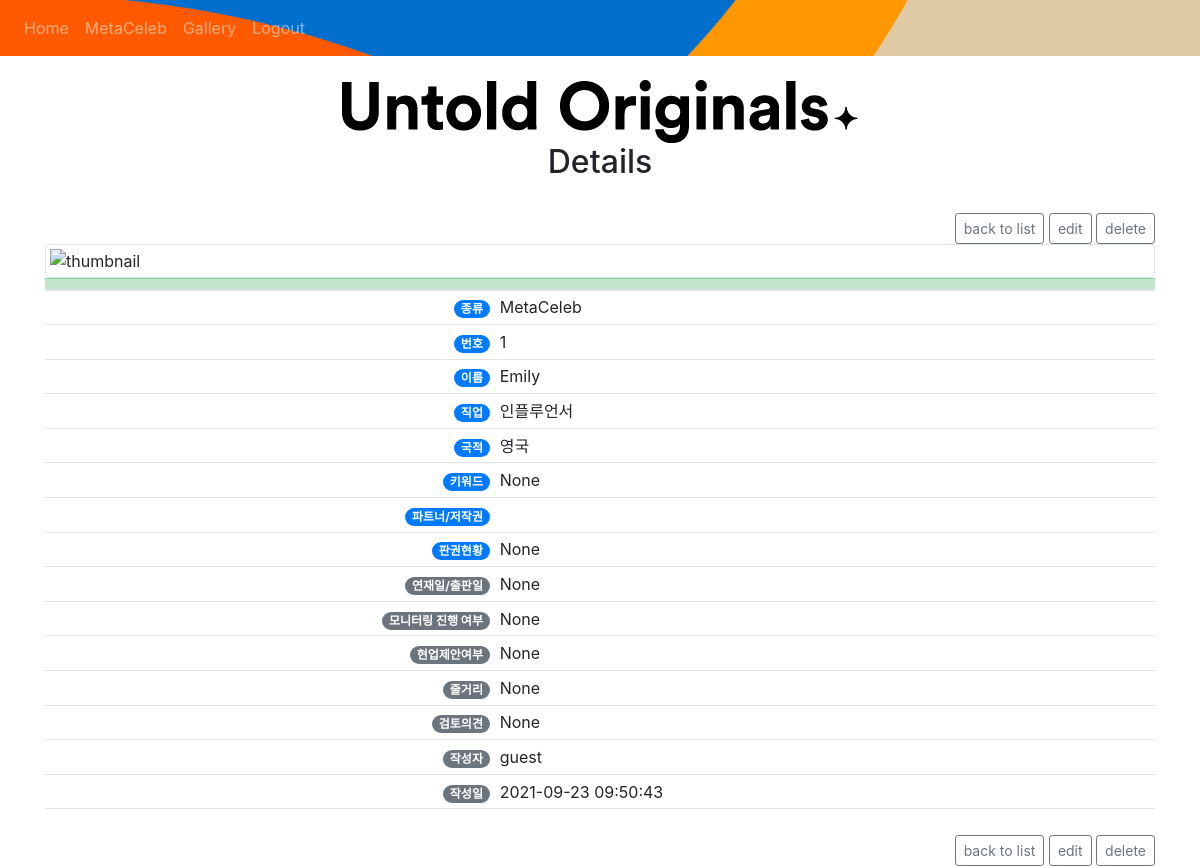
Screenshot of /detail-view/MetaCeleb/1 (signed in) with the database file from the repository.
### website/models.py (models this page shows)
class MetaCeleb(db.Model):
    id = db.Column(db.Integer, primary_key=True)
    num = db.Column(db.String(10))
    name = db.Column(db.String(30), nullable=False)
    real_name = db.Column(db.String(30))
    job = db.Column(db.String(100))
    dob = db.Column(db.String(30))
    company = db.Column(db.String(100))
    img = db.Column(db.Text, unique = True, nullable=False)
    img_name = db.Column(db.Text, nullable=False)
    img_mimetype = db.Column(db.Text, nullable=False)
    nationality = db.Column(db.String(30))
    keyword = db.Column(db.String(200))
    copyright_status = db.Column(db.String(50))
    date_pub = db.Column(db.String(10))
    monitored = db.Column(db.String(5))
    date_monitor = db.Column(db.String(10))
    suggested = db.Column(db.String(5))
    date_suggested = db.Column(db.String(10))
    story = db.Column(db.String(10000))
    feedback = db.Column(db.String(5000))
    date = db.Column(db.String(100))
    user_id = db.Column(db.Integer, db.ForeignKey('user.id'))

class User(db.Model, UserMixin):
    id = db.Column(db.Integer, primary_key=True)
    email = db.Column(db.String(150), unique=True)
    password = db.Column(db.String(150))
    first_name = db.Column(db.String(150))
    ips_metaceleb = db.relationship('MetaCeleb', backref = 'author', lazy = True)

### website/views.py (the view)
@views.route('/detail-view/MetaCeleb/<int:id>', methods=['GET','POST'])
@login_required
def deatil_view_webtoon(id):
    ip_to_update = MetaCeleb.query.get_or_404(id)
    return render_template("detail_view.html", user=current_user, ip = ip_to_update)

### website/__init__.py (called while the page is built)
def create_app():
    app = Flask(__name__)
    app.config['SECRET_KEY'] = 'hjshjhdjah kjshkjdhjs'
    app.config['SQLALCHEMY_DATABASE_URI'] = f'sqlite:///{DB_NAME}'
    db.init_app(app)
    charts = GoogleCharts(app)
    from .views import views
    from .auth import auth
    app.register_blueprint(views, url_prefix='/')
    app.register_blueprint(auth, url_prefix='/')
    from .models import User, MetaCeleb
    create_database(app)
    login_manager = LoginManager()
    login_manager.login_view = 'auth.login'
    login_manager.init_app(app)
    @login_manager.user_loader
    def load_user(id):
        return User.query.get(int(id))
    return app

### website/templates/detail_view.html (shortened to what this page needs)
{% extends "base.html" %} {% block title %}IP Detail View{% endblock %} {% block content
%}<br/>
<div style="text-align: center;">
    <img src="../../static/images/Slogan_2_Black.png" style = "max-width: 100%" alt="Slogan_black">
</div>
<div>
<h2>Details</h2>
    </div>
<br/>
<ul class="list-group list-group-flush" id="notes">
   <div class = "text-right">
        <a href="/{{ip.__class__.__name__}}" class="btn btn-outline-secondary btn-sm" > back to list </a>
        <a href="/update/{{ip.__class__.__name__}}/{{ip.id}}" class="btn btn-outline-secondary btn-sm" > edit </a>
        <a class = "btn btn-outline-secondary btn-sm" href="/delete/{{ip.__class__.__name__}}/{{ip.id}}">delete</a>
    </div>
    <table class="table table-sm table-hover" style = "text-align: left;">
  <thead>
    <tr class="table-success">
        <th scope="col" align = "left"></th>
        <th scope="col" align = "right"></th>
    </tr>
  </thead>
  <tbody class = "h7">
      <tr>
          <img src="{{ url_for('views.img_link', id=ip.id)}}" alt="thumbnail" class="img-thumbnail">
      </tr>
          <tr>
          <td align = "right" class = "elli_40"><span class="badge badge-pill badge-primary">종류</span></td>
          <td> {{ ip.__class__.__name__ }} </td>
      </tr>
        <tr>
          <td align = "right" class = "elli_40"><span class="badge badge-pill badge-primary">번호</span></td>
          <td> {{ ip.num }} </td>
      </tr>
      <tr>
          <td align = "right" class = "elli_40"><span class="badge badge-pill badge-primary">이름</span></td>
          <td> {{ ip.name }} </td>
      </tr>
      <tr>
          <td align = "right" class = "elli_40"><span class="badge badge-pill badge-primary">직업</span></td>
          <td > {{ ip.job }} </td>
      </tr>
      <tr>
          <td align = "right" class = "elli_40"><span class="badge badge-pill badge-primary">국적</span></td>
          <td > {{ ip.nationality }} </td>
      </tr>
      <tr>
          <td align = "right" class = "elli_40"><span class="badge badge-pill badge-primary">키워드</span></td>
          <td > {{ ip.keyword }} </td>
      </tr>
      <tr>
          <td align = "right" class = "elli_40"><span class="badge badge-pill badge-primary">파트너/저작권</span></td>
          <td > {{ ip.copyright }} </td>
      </tr>
        <tr>
          <td align = "right" class = "elli_40"><span class="badge badge-pill badge-primary">판권현황</span></td>
          <td > {{ ip.copyright_status }} </td>
      </tr>
      <tr>
          <td align = "right" class = "elli_40"><span class="badge badge-pill badge-secondary">연재일/출판일</span></td>
          <td > {{ ip.date_pub }} </td>
      </tr>
      {% if ip.monitored == 'Y'%}
      <tr>
          <td align = "right" class = "elli_40"><span class="badge badge-pill badge-secondary">모니터링 시점</span></td>
          <td > {{ ip.date_monitor }} </td>
      </tr>
      {% else %}
        <tr>
          <td align = "right" class = "elli_40"><span class="badge badge-pill badge-secondary">모니터링 진행 여부</span></td>
          <td > {{ ip.monitored }} </td>
      </tr>
      {% endif %}
      {% if ip.suggested == 'Y' %}
      <tr>
          <td align = "right" class = "elli_40"><span class="badge badge-pill badge-secondary">현업제안시기</span></td>
          <td > {{ ip.date_suggested }} </td>
      </tr>
        {% if ip.__class__.__name__ != 'WebToonIP' %}
      <tr>
          <td align = "right" class = "elli_40"><span class="badge badge-pill badge-secondary">현업 제안 내용</span></td>
          <td > {{ ip.suggested_feedback }} </td>
      </tr>
      {% endif %}
      {% else %}
      <tr>
          <td align = "right" class = "elli_40"><span class="badge badge-pill badge-secondary">현업제안여부</span></td>
          <td > {{ ip.suggested }} </td>
      </tr>
      {% endif %}
        <tr>
          <td align = "right" class = "elli_40"><span class="badge badge-pill badge-secondary elli_80">줄거리</span></td>
          <td class = "elli_80"> {{ ip.story }} </td>
      </tr>
      <tr>
          <td align = "right" class = "elli_40"><span class="badge badge-pill badge-secondary elli_80">검토의견</span></td>
          <td > {{ ip.feedback }} </td>
      </tr>
      <tr>
          <td align = "right" class = "elli_40"><span class="badge badge-pill badge-secondary">작성자</span></td>
          <td > {{ ip.author.first_name }} </td>
      </tr>
      <tr>
          <td align = "right" class = "elli_40"><span class="badge badge-pill badge-secondary">작성일</span></td>
          <td > {{ ip.date }} </td>
      </tr>
      <tr>
          <td align = "right" class = "elli_40"></td>
          <td ></td>
      </tr>
  </tbody>
</table>
    <div class = "text-right">
        <a href="/{{ip.__class__.__name__}}" class="btn btn-outline-secondary btn-sm" >back to list</a>
        <a href="/update/{{ip.__class__.__name__}}/{{ip.id}}" class="btn btn-outline-secondary btn-sm" >edit</a>
        <a class = "btn btn-outline-secondary btn-sm" href="/delete/{{ip.__class__.__name__}}/{{ip.id}}">delete</a>
    </div>
{% endblock %}

### website/templates/base.html (shortened to what this page needs)
<!DOCTYPE html>
<html>
  <head>
      <link rel="stylesheet" href="https://cdnjs.cloudflare.com/ajax/libs/tempusdominus-bootstrap-4/5.0.1/css/tempusdominus-bootstrap-4.min.css" />
    <link
      rel="stylesheet"
      href="https://stackpath.bootstrapcdn.com/bootstrap/4.4.1/css/bootstrap.min.css"
    />
    <link
      rel="stylesheet"
      href="https://stackpath.bootstrapcdn.com/font-awesome/4.7.0/css/font-awesome.min.css"
    />
      <link rel="stylesheet" href="https://cdnjs.cloudflare.com/ajax/libs/tempusdominus-bootstrap-4/5.0.1/css/tempusdominus-bootstrap-4.min.css" />
      <link rel="stylesheet" type = 'text/css' href="../static/css/fonts/stylesheet.css">
  </head>
  <body>
    <nav class="navbar navbar-expand-lg navbar-dark bg-light">
      <div class="collapse navbar-collapse" id="navbar">
        <div class="navbar-nav">
          {% if user.is_authenticated %}
          <a class="nav-item nav-link" id="home" href="/">Home</a>
          <a class="nav-item nav-link" id="metaceleb" href="/MetaCeleb">MetaCeleb</a>
            <a class="nav-item nav-link" id="gallery" href="MetaCeleb/Gallery">Gallery</a>
          <a class="nav-item nav-link" id="logout" href="/logout">Logout</a>
          {% else %}
          <a class="nav-item nav-link" id="login" href="/login">Login</a>
          <a class="nav-item nav-link" id="signUp" href="/sign-up">Sign Up</a>
          {% endif %}
        </div>
      </div>
    </nav>
    <div class="container">{% block content %} {% endblock %}</div>
  </body>
</html>

### website/templates/base.html (style rules this page uses)
.navbar { background-image:url("/static/images/Pattern_16_9_RGB_9.jpg"); background-size: cover; resize: both; }

### website/templates/detail_view.html (style rules this page uses)
.elli_40 { max-width:150px; }
.elli_80 { max-width:800px; }
h2 { text-align: center; }

### rows the page displays
MetaCeleb: num "1", name "Emily", job "인플루언서", nationality "영국", keyword "None", copyright_status "None", date_pub "None", monitored "None", suggested "None", story "None", feedback "None", date "2021-09-23 09:50:43"
User: author.first_name "guest"

### other values shown
{{ ip.__class__.__name__ }} "MetaCeleb"
